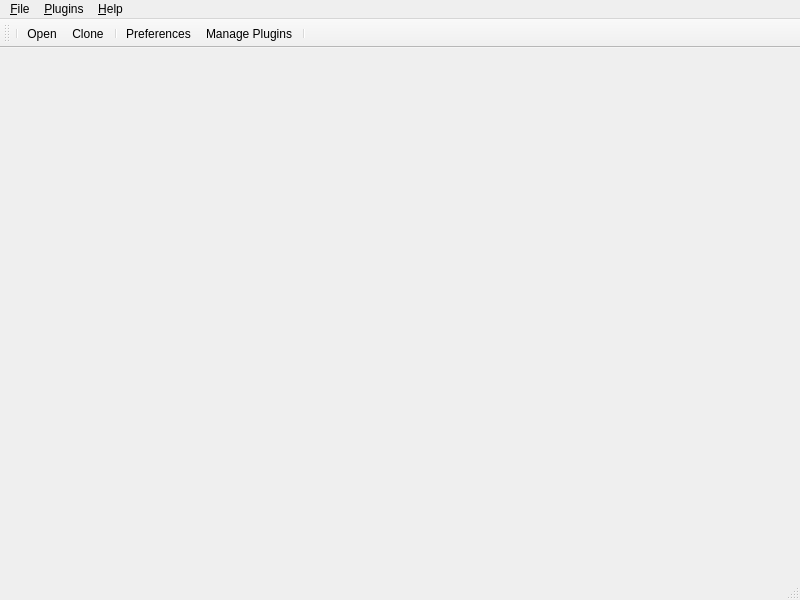
<?xml version="1.0" encoding="UTF-8"?>
<ui version="4.0">
 <class>MainWindow</class>
 <widget class="QMainWindow" name="MainWindow">
  <property name="geometry">
   <rect>
    <x>0</x>
    <y>0</y>
    <width>800</width>
    <height>600</height>
   </rect>
  </property>
  <property name="windowTitle">
   <string>MainWindow</string>
  </property>
  <property name="documentMode">
   <bool>true</bool>
  </property>
  <property name="dockNestingEnabled">
   <bool>true</bool>
  </property>
  <property name="unifiedTitleAndToolBarOnMac">
   <bool>true</bool>
  </property>
  <widget class="QWidget" name="centralwidget">
   <layout class="QGridLayout" name="centrallayout">
    <property name="leftMargin">
     <number>0</number>
    </property>
    <property name="topMargin">
     <number>0</number>
    </property>
    <property name="rightMargin">
     <number>0</number>
    </property>
    <property name="bottomMargin">
     <number>0</number>
    </property>
    <property name="spacing">
     <number>0</number>
    </property>
    <item row="0" column="0">
     <widget class="QTabWidget" name="panelwidget">
      <property name="documentMode">
       <bool>true</bool>
      </property>
      <property name="tabsClosable">
       <bool>true</bool>
      </property>
      <property name="movable">
       <bool>true</bool>
      </property>
     </widget>
    </item>
   </layout>
  </widget>
  <widget class="QMenuBar" name="menubar">
   <property name="geometry">
    <rect>
     <x>0</x>
     <y>0</y>
     <width>800</width>
     <height>25</height>
    </rect>
   </property>
   <widget class="QMenu" name="menu_File">
    <property name="title">
     <string>&amp;File</string>
    </property>
    <addaction name="separator"/>
    <addaction name="action_Open"/>
    <addaction name="action_Clone"/>
    <addaction name="separator"/>
    <addaction name="action_Preferences"/>
    <addaction name="separator"/>
    <addaction name="action_Quit"/>
   </widget>
   <widget class="QMenu" name="menu_Help">
    <property name="title">
     <string>&amp;Help</string>
    </property>
    <addaction name="action_About"/>
   </widget>
   <widget class="QMenu" name="menu_Plugins">
    <property name="title">
     <string>&amp;Plugins</string>
    </property>
    <addaction name="action_Manage_Plugins"/>
   </widget>
   <addaction name="menu_File"/>
   <addaction name="menu_Plugins"/>
   <addaction name="menu_Help"/>
  </widget>
  <widget class="QStatusBar" name="statusbar"/>
  <widget class="QToolBar" name="toolBar">
   <property name="sizePolicy">
    <sizepolicy hsizetype="MinimumExpanding" vsizetype="MinimumExpanding">
     <horstretch>0</horstretch>
     <verstretch>0</verstretch>
    </sizepolicy>
   </property>
   <property name="contextMenuPolicy">
    <enum>Qt::NoContextMenu</enum>
   </property>
   <property name="iconSize">
    <size>
     <width>20</width>
     <height>20</height>
    </size>
   </property>
   <property name="toolButtonStyle">
    <enum>Qt::ToolButtonTextBesideIcon</enum>
   </property>
   <property name="floatable">
    <bool>false</bool>
   </property>
   <attribute name="toolBarArea">
    <enum>TopToolBarArea</enum>
   </attribute>
   <attribute name="toolBarBreak">
    <bool>false</bool>
   </attribute>
   <addaction name="separator"/>
   <addaction name="action_Open"/>
   <addaction name="action_Clone"/>
   <addaction name="separator"/>
   <addaction name="action_Preferences"/>
   <addaction name="action_Manage_Plugins"/>
   <addaction name="separator"/>
  </widget>
  <action name="action_Open">
   <property name="icon">
    <iconset>
     <normaloff>images/folder-open.svg</normaloff>images/folder-open.svg</iconset>
   </property>
   <property name="text">
    <string>&amp;Open ...</string>
   </property>
   <property name="shortcut">
    <string>Ctrl+O</string>
   </property>
  </action>
  <action name="action_Quit">
   <property name="text">
    <string>&amp;Quit</string>
   </property>
   <property name="shortcut">
    <string>Ctrl+Q</string>
   </property>
  </action>
  <action name="action_Clone">
   <property name="icon">
    <iconset>
     <normaloff>images/clone.svg</normaloff>images/clone.svg</iconset>
   </property>
   <property name="text">
    <string>C&amp;lone ...</string>
   </property>
   <property name="shortcut">
    <string>Ctrl+L</string>
   </property>
  </action>
  <action name="action_About">
   <property name="icon">
    <iconset>
     <normaloff>images/git.svg</normaloff>images/git.svg</iconset>
   </property>
   <property name="text">
    <string>&amp;About</string>
   </property>
   <property name="shortcut">
    <string>Ctrl+A</string>
   </property>
  </action>
  <action name="action_Manage_Plugins">
   <property name="icon">
    <iconset>
     <normaloff>images/plugins.svg</normaloff>images/plugins.svg</iconset>
   </property>
   <property name="text">
    <string>&amp;Manage Plugins...</string>
   </property>
   <property name="shortcut">
    <string>Ctrl+M</string>
   </property>
  </action>
  <action name="action_Preferences">
   <property name="icon">
    <iconset>
     <normaloff>images/preferences.svg</normaloff>images/preferences.svg</iconset>
   </property>
   <property name="text">
    <string>&amp;Preferences</string>
   </property>
   <property name="shortcut">
    <string>Ctrl+P</string>
   </property>
  </action>
 </widget>
 <resources/>
 <connections/>
</ui>
